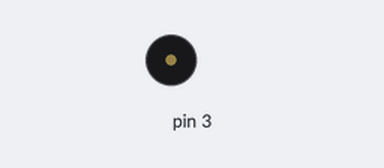
Bench run of a sketch on a simulated Arduino Uno, built with avr-gcc and run on an emulated ATmega328P. Parts: buzzer (waves = sounding).

Above: at 1.5 s.
At 5.0 s:
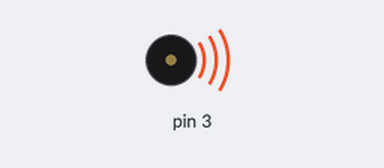
Timing chart, 0 to 7.8 s (numbered marks = the images above):
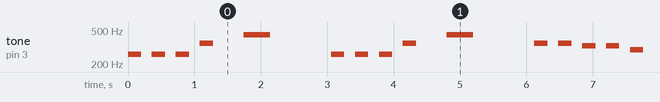

The sketch:

Cucaracha.ino
```cpp
// Definir las frecuencias de las notas musicales
int Do = 261;
int Re = 293;
int Mi = 329;
int Fa = 349;
int Sol = 391;
int La = 440;
int Si = 493;
int DoS = 277;
int ReS = 311;

// Definir las duraciones de las notas (tiempos)
int t1 = 400;
int t2 = 200;
int t3 = 100;

void setup() {
  // Configurar el pin 3 como salida para controlar el buzzer o altavoz
  pinMode(3, OUTPUT);
}

void loop() {
  // Reproducir "La Cucaracha"

  // Primera línea
  playNote(Do, t2);
  pause(t3);
  playNote(Do, t2);
  pause(t3);
  playNote(Do, t2);
  pause(t3);
  playNote(Fa, t2);
  pause(t1);
  playNote(La, t1);
  pause(t1);
  pause(t1);

  // Segunda línea
  playNote(Do, t2);
  pause(t3);
  playNote(Do, t2);
  pause(t3);
  playNote(Do, t2);
  pause(t3);
  playNote(Fa, t2);
  pause(t1);
  playNote(La, t1);
  pause(t1);
  pause(t1);

  // Tercera línea
  playNote(Fa, t2);
  pause(t3);
  playNote(Fa, t2);
  pause(t3);
  playNote(Mi, t2);
  pause(t3);
  playNote(Mi, t2);
  pause(t3);
  playNote(Re, t2);
  pause(t3);
  playNote(Re, t2);
  pause(t3);
  playNote(Do, t2);
  pause(t1);

  // Cuarta línea
  playNote(Do, t2);
  pause(t3);
  playNote(Do, t2);
  pause(t3);
  playNote(Do, t2);
  pause(t3);
  playNote(Mi, t2);
  pause(t1);
  playNote(Sol, t1);
  pause(t1);
  pause(t1);
}

// Función para tocar una nota
void playNote(int note, int duration) {
  tone(3, note, duration); // Tocar la nota en el pin 3
  delay(duration * 1.30); // Agregar un pequeño espacio entre notas
}

// Función para hacer una pausa
void pause(int duration) {
  delay(duration);
}
```

Measured:
- by itself, tone on pin 3: plays 261 Hz for 0.20 s, 261 Hz for 0.20 s, 261 Hz for 0.20 s, 349 Hz for 0.20 s, 440 Hz for 0.40 s, 261 Hz for 0.20 s … (240 notes in this stretch)
